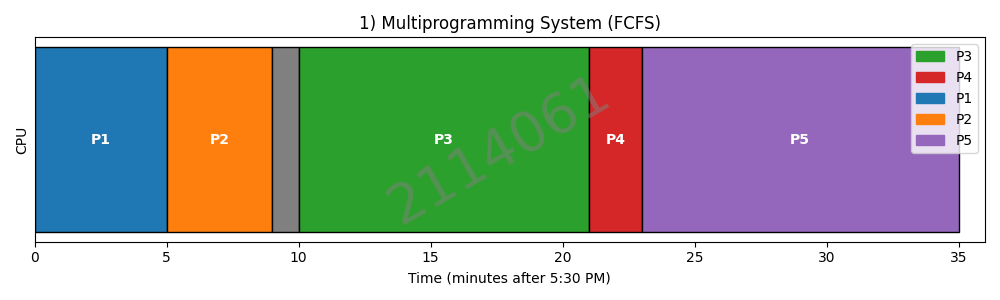

Reproduce this figure in Python.
import matplotlib.pyplot as plt
import matplotlib.patches as mpatches

def fcfs_schedule(processes):
    """
    Given a list of processes with 'id', 'arrival', and 'burst',
    returns a list of timeline segments:
    [
      {"id": process_id, "start": start_time, "end": end_time},
      ...
    ]
    including idle segments if needed.
    """
    try:
        # Sort processes by arrival time
        processes_sorted = sorted(processes, key=lambda x: x['arrival'])
        
        timeline = []
        current_time = 0
        
        for p in processes_sorted:
            pid = p['id']
            arrival = p['arrival']
            burst = p['burst']
            
            # If CPU is idle before this process arrives
            if current_time < arrival:
                timeline.append({
                    "id": "Idle",
                    "start": current_time,
                    "end": arrival
                })
                current_time = arrival
            
            # Schedule this process
            start_time = current_time
            end_time = start_time + burst
            timeline.append({
                "id": pid,
                "start": start_time,
                "end": end_time
            })
            current_time = end_time
        
        return timeline
    except Exception as e:
        print(f"An error occurred: {e}")
        return []

def plot_gantt(timeline, title="FCFS Scheduling (Multiprogramming System)"):
    """
    Plots a single-row Gantt chart of the timeline.
    Each segment is drawn as a horizontal bar from start to end.
    """
    try:
        # Assign a color to each process (including 'Idle' if desired)
        # You can customize colors as you wish
        color_map = {
            'P1': 'tab:blue',
            'P2': 'tab:orange',
            'P3': 'tab:green',
            'P4': 'tab:red',
            'P5': 'tab:purple',
            'Idle': 'gray'
        }
        
        fig, ax = plt.subplots(figsize=(10, 3))
        
        # We will plot everything on y=0 (a single row)
        y_position = 0
        
        # Build a set of processes (excluding Idle) for legend
        process_ids = set([seg['id'] for seg in timeline if seg['id'] != 'Idle'])
        
        for seg in timeline:
            start = seg['start']
            end = seg['end']
            pid = seg['id']
            
            ax.barh(
                y_position,                 # y
                width=(end - start),        # how long the bar extends
                left=start,                 # start position on x-axis
                height=0.4,                 # thickness of the bar
                color=color_map.get(pid, 'black'),
                edgecolor='black'
            )
            
            # Label the segment with the process ID (optional for Idle)
            if pid != 'Idle':
                ax.text(
                    x=(start + end)/2,
                    y=y_position,
                    s=pid,
                    va='center',
                    ha='center',
                    color='white',
                    fontweight='bold'
                )
        
        # Create legend patches for each real process
        legend_patches = []
        for pid in process_ids:
            patch = mpatches.Patch(color=color_map[pid], label=pid)
            legend_patches.append(patch)
        
        ax.legend(handles=legend_patches, loc='upper right')
        
        # Labeling and formatting
        ax.set_title(title)
        ax.set_xlabel("Time (minutes after 5:30 PM)")
        ax.set_ylabel("CPU")
        
        # Set x-axis limits based on the last segment
        max_time = max(seg['end'] for seg in timeline)
        ax.set_xlim(0, max_time + 1)
        
        # Remove y-ticks (since we're using a single row)
        ax.set_yticks([])
        
        # Add watermark
        fig.text(0.5, 0.5, '2114061', fontsize=40, color='gray', ha='center', va='center', alpha=0.5, rotation=30)
        
        plt.tight_layout()
        plt.show()
    except Exception as e:
        print(f"An error occurred while plotting: {e}")

if __name__ == "__main__":
    # Define the processes
    # Convert the given arrival times to minutes after 5:30 PM
    processes = [
        {"id": "P1", "arrival": 0,  "burst": 5},
        {"id": "P2", "arrival": 3,  "burst": 4},
        {"id": "P3", "arrival": 10, "burst": 11},
        {"id": "P4", "arrival": 12, "burst": 2},
        {"id": "P5", "arrival": 15, "burst": 12}
    ]
    
    # Generate FCFS schedule
    fcfs_timeline = fcfs_schedule(processes)
    
    # Plot the Gantt chart
    plot_gantt(fcfs_timeline, title="1) Multiprogramming System (FCFS)")
